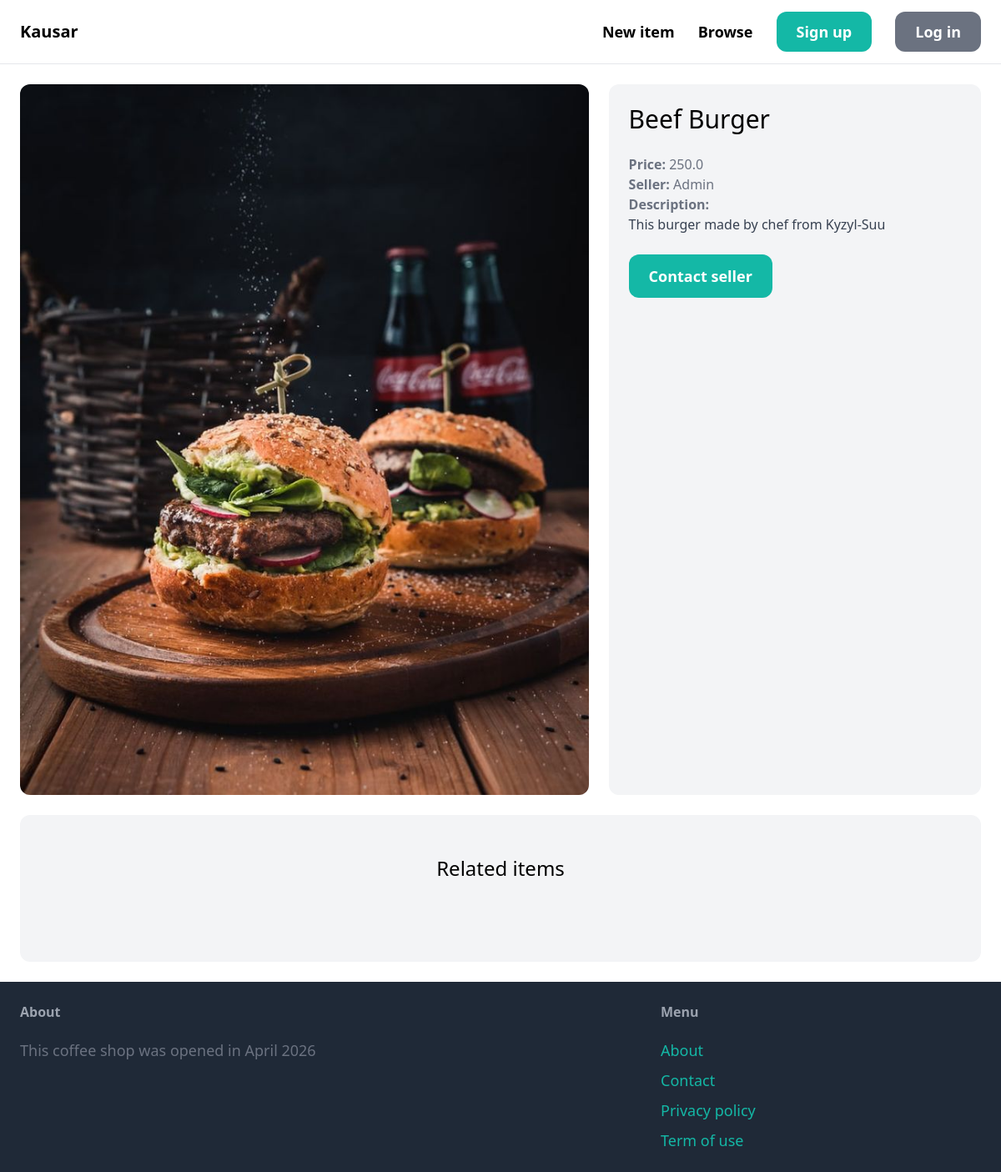
Screenshot of /items/2/ with the database file from the repository.
### item/models.py (models this page shows, shortened)
class Item(models.Model):
    category = models.ForeignKey(Category, related_name='items', on_delete=models.CASCADE)
    name = models.CharField(max_length=255)
    description = models.TextField(blank=True, null=True)
    price = models.FloatField()
    image = models.ImageField(upload_to='item_images', blank=True, null=True)
    is_sold = models.BooleanField(default=False)
    created_at = models.DateTimeField(auto_now_add=True)
    created_by = models.ForeignKey(User, related_name='items', on_delete=models.CASCADE)

### item/views.py (the view)
# urls.py: path('<int:pk>/', views.detail, name='detail'),
def detail(request, pk):
    item = get_object_or_404(Item, pk=pk)
    related_items = Item.objects.filter(category=item.category, is_sold=False).exclude(pk=pk)[0:3]
    return render(request, 'item/detail.html', {
        'item': item,
        'related_items': related_items
    })

### item/templates/item/detail.html (shortened to what this page needs)
{% extends 'core/base.html' %}
{% block content %}
<div class="grid grid-cols-5 gap-6">
    <div class="col-span-3">
        <img src="{{ item.image.url }}" class="rounded-xl">
    </div>
    <div class="col-span-2 p-6 bg-gray-100 rounded-xl">
        <h1 class="mb-6 text-3xl">{{ item.name }}</h1>
        <p class="text-gray-500"><strong>Price: </strong>{{ item.price }}</p>
        <p class="text-gray-500"><strong>Seller: </strong>{{ item.created_by.username }}</p>
        {% if item.description %}
            <p class="text-gray-700">
                <strong class="text-gray-500">Description: </strong><br>
                {{ item.description }}
            </p>
        {% endif %}
        <a href="#" class="inline-block mt-6 px-6 py-3 text-lg font-semibold bg-teal-500 text-white hover:bg-teal-700 rounded-xl">Contact seller</a>
    </div>
</div>
<div class="mt-6 px-6 py-12 bg-gray-100 rounded-xl">
    <h2 class="mb-12 text-2xl text-center">Related items</h2>
</div>
{% endblock %}

### rows the page displays
Item: image (picture), name "Beef Burger", price "250.0", created_by.username "Admin", description "This burger made by chef from Kyzyl-Suu"
